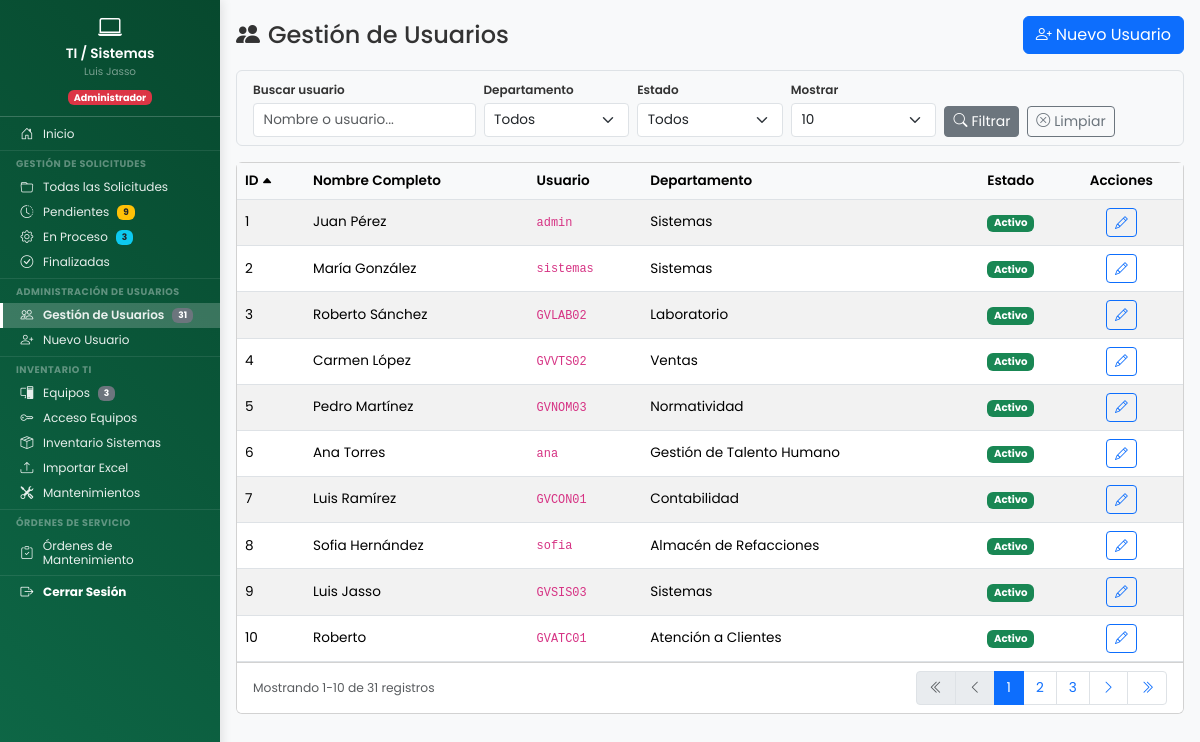
Page /dashboard/sistemas/gestion_usuarios/dashboard_usuarios.php (signed in) on the earlier database version.
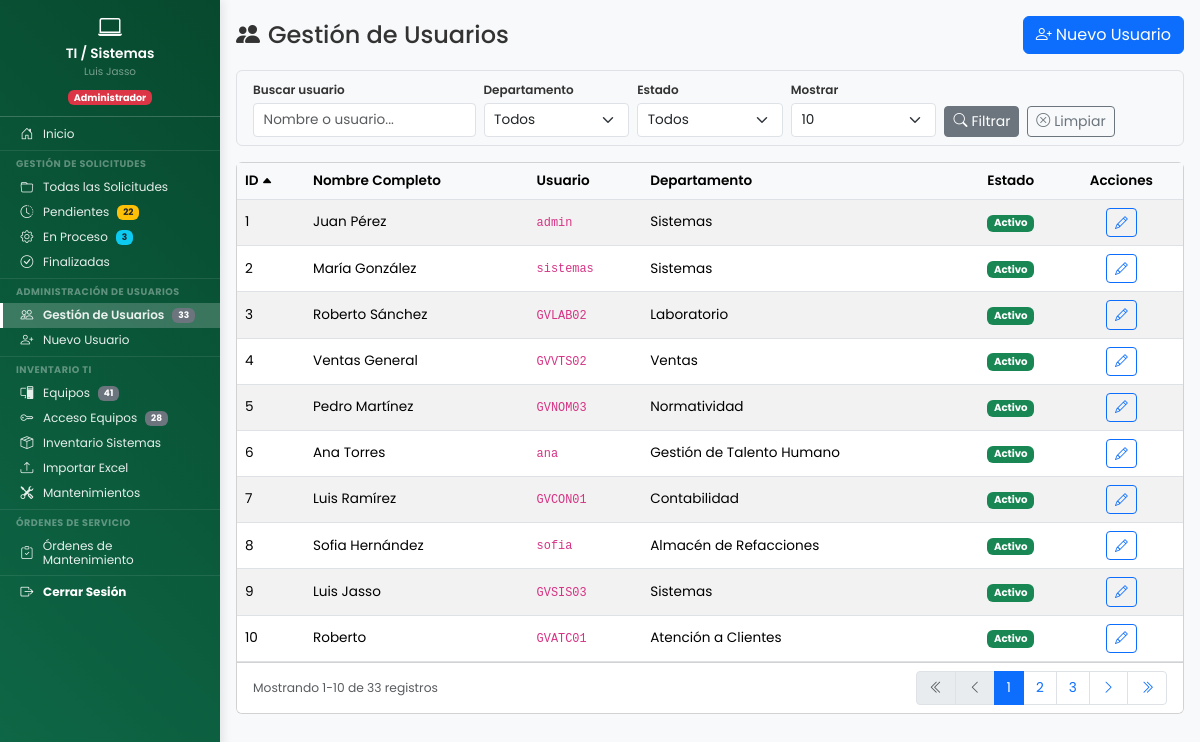
Same page on the later database version.
### tables this page shows
CREATE TABLE `usuarios` (
  `id` int(11) NOT NULL,
  `nombre_completo` varchar(150) NOT NULL,
  `no_nomina` varchar(20) DEFAULT NULL COMMENT 'Número de nómina del empleado',
  `puesto` varchar(100) DEFAULT NULL COMMENT 'Puesto del empleado',
  `fecha_ingreso` date DEFAULT NULL COMMENT 'Fecha de ingreso a la empresa',
  `periodo_pago` enum('quincenal','semanal') DEFAULT NULL COMMENT 'Periodo de pago del empleado',
  `empresa` enum('resimex','carganova') DEFAULT NULL COMMENT 'Empresa del empleado',
  `jornada` enum('lunes_viernes','lunes_sabado') DEFAULT 'lunes_sabado' COMMENT 'Tipo de jornada laboral',
  `usuario` varchar(50) NOT NULL,
  `password` varchar(255) NOT NULL,
  `departamento` varchar(100) NOT NULL,
  `departamento_id` int(11) DEFAULT NULL,
  `es_colaborativo` tinyint(1) NOT NULL DEFAULT 0,
  `activo` tinyint(1) NOT NULL DEFAULT 1,
  `es_admin_area` tinyint(1) DEFAULT 0 COMMENT 'Rol Administrativo/Jefe de área para Vacaciones (1=Sí, 0=No)',
  `fecha_registro` datetime NOT NULL DEFAULT current_timestamp(),
  `ultimo_acceso` datetime DEFAULT NULL,
  `created_by` int(11) DEFAULT NULL COMMENT 'ID del usuario que creó este registro',
  `updated_at` datetime DEFAULT NULL COMMENT 'Fecha y hora de última actualización',
  `updated_by` int(11) DEFAULT NULL COMMENT 'ID del usuario que realizó la última actualización'
);

CREATE TABLE `departamentos` (
  `id` int(11) NOT NULL,
  `codigo` varchar(50) NOT NULL COMMENT 'Código único (ej: mantenimiento, sistemas)',
  `nombre` varchar(100) NOT NULL COMMENT 'Nombre completo para mostrar',
  `activo` tinyint(1) DEFAULT 1,
  `fecha_creacion` timestamp NOT NULL DEFAULT current_timestamp()
);

### dashboard/sistemas/gestion_usuarios/dashboard_usuarios.php (the view, shortened to what the changed rows need)
<?php
$pdo = conectarDB();
$registros_por_pagina = isset($_GET['por_pagina']) ? (int)$_GET['por_pagina'] : 10;
$pagina_actual = isset($_GET['pagina']) ? (int)$_GET['pagina'] : 1;
$orden = isset($_GET['orden']) ? $_GET['orden'] : 'id';
$direccion = isset($_GET['dir']) ? $_GET['dir'] : 'ASC';
$registros_por_pagina = in_array($registros_por_pagina, [10, 25, 50]) ? $registros_por_pagina : 10;
$pagina_actual = max(1, $pagina_actual);
$orden = in_array($orden, ['id', 'nombre_completo', 'usuario', 'departamento']) ? $orden : 'id';
$direccion = in_array(strtoupper($direccion), ['ASC', 'DESC']) ? strtoupper($direccion) : 'ASC';
$offset = ($pagina_actual - 1) * $registros_por_pagina;
$where_conditions = [];
$params = [];
$where_sql = !empty($where_conditions) ? 'WHERE ' . implode(' AND ', $where_conditions) : '';
$sql_count = "SELECT COUNT(*) as total FROM usuarios u $where_sql";
$stmt_count = $pdo->prepare($sql_count);
$stmt_count->execute($params);
$total_registros = $stmt_count->fetch(PDO::FETCH_ASSOC)['total'];
$total_paginas = ceil($total_registros / $registros_por_pagina);
$sql = "SELECT
            u.id,
            u.nombre_completo,
            u.usuario,
            u.departamento,
            d.nombre AS departamento_nombre,
            u.activo,
            u.fecha_registro,
            u.ultimo_acceso
        FROM usuarios u
        LEFT JOIN departamentos d ON u.departamento_id = d.id
        $where_sql
        ORDER BY u.$orden $direccion
        LIMIT :limit OFFSET :offset";
$stmt = $pdo->prepare($sql);
$stmt->bindValue(':limit', $registros_por_pagina, PDO::PARAM_INT);
$stmt->bindValue(':offset', $offset, PDO::PARAM_INT);
$stmt->execute();
$usuarios = $stmt->fetchAll(PDO::FETCH_ASSOC);
function buildUrl($params_override = []) {
    $params = array_merge($_GET, $params_override);
    return '?' . http_build_query($params);
}
?>
<!DOCTYPE html>
<html lang="es">
<head>
    <link href="https://cdn.jsdelivr.net/npm/bootstrap@5.3.2/dist/css/bootstrap.min.css" rel="stylesheet">
    <link rel="stylesheet" href="https://cdn.jsdelivr.net/npm/bootstrap-icons@1.11.1/font/bootstrap-icons.css">
    <link rel="stylesheet" href="<?php echo URL_BASE; ?>assets/css/dashboard.css">
    <link rel="stylesheet" href="<?php echo URL_BASE; ?>assets/css/formularios.css">
    <link rel="stylesheet" href="<?php echo URL_BASE; ?>assets/css/base/variables.css">
    <link rel="stylesheet" href="<?php echo URL_BASE; ?>assets/css/components/sidebar.css">
    <link rel="stylesheet" href="<?php echo URL_BASE; ?>assets/css/components/hamburger.css">
    <link rel="stylesheet" href="<?php echo URL_BASE; ?>assets/css/layouts/dashboard-layout.css">
    <link rel="stylesheet" href="<?php echo URL_BASE; ?>assets/css/utilities/responsive.css">
</head>
<body>
    <div class="dashboard-container">
        <?php include __DIR__ . '/../../../includes/sidebar/sidebar_ti.php'; ?>
        <main class="main-content">
            <div class="content-wrapper">
                <div class="card">
                    <div class="card-body p-0">
                        <div class="table-responsive">
                            <table class="table table-hover table-striped mb-0">
                                <thead>
                                    <tr>
                                        <?php
                                        $columnas = [
                                            'id' => 'ID',
                                            'nombre_completo' => 'Nombre Completo',
                                            'usuario' => 'Usuario',
                                            'departamento' => 'Departamento'
                                        ];
                                        foreach ($columnas as $col => $label):
                                            $nueva_dir = ($orden === $col && $direccion === 'ASC') ? 'DESC' : 'ASC';
                                            $icono = '';
                                            if ($orden === $col) {
                                                $icono = $direccion === 'ASC' ? '<i class="bi bi-caret-up-fill sort-icon"></i>' : '<i class="bi bi-caret-down-fill sort-icon"></i>';
                                            }
                                        ?>
                                            <th class="th-sortable" onclick="window.location='<?php echo buildUrl(['orden' => $col, 'dir' => $nueva_dir, 'pagina' => 1]); ?>'">
                                                <?php echo $label . $icono; ?>
                                            </th>
                                        <?php endforeach; ?>
                                        <th class="text-center">Estado</th>
                                        <th class="text-center">Acciones</th>
                                    </tr>
                                </thead>
                                <tbody>
                                    <?php if (count($usuarios) > 0): ?>
                                        <?php foreach ($usuarios as $usuario): ?>
                                            <tr>
                                                <td><?php echo $usuario['id']; ?></td>
                                                <td><?php echo htmlspecialchars($usuario['nombre_completo']); ?></td>
                                                <td><code><?php echo htmlspecialchars($usuario['usuario']); ?></code></td>
                                                <td><?php echo htmlspecialchars($usuario['departamento_nombre'] ?? $usuario['departamento']); ?></td>
                                                <td class="text-center">
                                                    <?php if ($usuario['activo']): ?>
                                                        <span class="badge badge-activo">Activo</span>
                                                    <?php else: ?>
                                                        <span class="badge badge-inactivo">Inactivo</span>
                                                    <?php endif; ?>
                                                </td>
                                                <td class="text-center">
                                                    <a href="<?php echo URL_BASE; ?>dashboard/sistemas/gestion_usuarios/editar_usuario.php?id=<?php echo $usuario['id']; ?>"
                                                       class="btn btn-sm btn-outline-primary btn-accion" title="Editar">
                                                        <i class="bi bi-pencil"></i>
                                                    </a>
                                                </td>
                                            </tr>
                                        <?php endforeach; ?>
                                    <?php endif; ?>
                                </tbody>
                            </table>
                        </div>
                    </div>
                    <?php if ($total_paginas > 1): ?>
                        <div class="card-footer bg-white">
                            <div class="d-flex justify-content-between align-items-center">
                                <small class="text-muted">
                                    Mostrando <?php echo $offset + 1; ?>-<?php echo min($offset + $registros_por_pagina, $total_registros); ?>
                                    de <?php echo $total_registros; ?> registros
                                </small>
                                <nav>
                                    <ul class="pagination pagination-sm mb-0">
                                        <li class="page-item <?php echo $pagina_actual <= 1 ? 'disabled' : ''; ?>">
                                            <a class="page-link" href="<?php echo buildUrl(['pagina' => 1]); ?>">
                                                <i class="bi bi-chevron-double-left"></i>
                                            </a>
                                        </li>
                                        <li class="page-item <?php echo $pagina_actual <= 1 ? 'disabled' : ''; ?>">
                                            <a class="page-link" href="<?php echo buildUrl(['pagina' => $pagina_actual - 1]); ?>">
                                                <i class="bi bi-chevron-left"></i>
                                            </a>
                                        </li>
                                        <?php
                                        $rango = 2;
                                        $inicio = max(1, $pagina_actual - $rango);
                                        $fin = min($total_paginas, $pagina_actual + $rango);
                                        for ($i = $inicio; $i <= $fin; $i++):
                                        ?>
                                            <li class="page-item <?php echo $i == $pagina_actual ? 'active' : ''; ?>">
                                                <a class="page-link" href="<?php echo buildUrl(['pagina' => $i]); ?>"><?php echo $i; ?></a>
                                            </li>
                                        <?php endfor; ?>
                                        <li class="page-item <?php echo $pagina_actual >= $total_paginas ? 'disabled' : ''; ?>">
                                            <a class="page-link" href="<?php echo buildUrl(['pagina' => $pagina_actual + 1]); ?>">
                                                <i class="bi bi-chevron-right"></i>
                                            </a>
                                        </li>
                                        <li class="page-item <?php echo $pagina_actual >= $total_paginas ? 'disabled' : ''; ?>">
                                            <a class="page-link" href="<?php echo buildUrl(['pagina' => $total_paginas]); ?>">
                                                <i class="bi bi-chevron-double-right"></i>
                                            </a>
                                        </li>
                                    </ul>
                                </nav>
                            </div>
                        </div>
                    <?php endif; ?>
                </div>
            </div>
        </main>
    </div>
</body>
</html>

### includes/sidebar/sidebar_ti.php (shortened to what the changed rows need)
<?php
$current_page = basename($_SERVER['PHP_SELF']);
$filtro_estado_actual = $_GET['estado'] ?? '';
try {
    $stmt = $pdo->query("
        SELECT
            SUM(CASE WHEN estado = 'pendiente' THEN 1 ELSE 0 END) as pendientes,
            SUM(CASE WHEN estado = 'en_proceso' THEN 1 ELSE 0 END) as en_proceso
        FROM solicitudes_atencion
    ");
    $stats_sidebar = $stmt->fetch();
    $stmt_usuarios = $pdo->query("SELECT COUNT(*) as total FROM usuarios");
    $total_usuarios = $stmt_usuarios->fetch(PDO::FETCH_ASSOC)['total'] ?? 0;
    $stmt_equipos = $pdo->query("SELECT COUNT(*) as total FROM inventario_equipos WHERE estado != 'dado_de_baja'");
    $total_equipos = $stmt_equipos->fetch(PDO::FETCH_ASSOC)['total'] ?? 0;
    $stmt_acceso = $pdo->query("SELECT COUNT(*) as total FROM acceso_equipos WHERE estado = 'activo'");
    $total_acceso = $stmt_acceso->fetch(PDO::FETCH_ASSOC)['total'] ?? 0;
} catch (Exception $e) {
    $stats_sidebar = ['pendientes' => 0, 'en_proceso' => 0];
    $ordenes_pendientes_validar = 0;
    $total_usuarios = 0;
    $total_equipos = 0;
    $mant_pendientes = 0;
    $total_acceso = 0;
}
?>
<aside class="sidebar" id="sidebar">
    <nav class="sidebar-nav">
        <ul class="nav flex-column">
            <li class="nav-item">
                <a class="nav-link <?php echo ($current_page == 'gestion_solicitudes.php' && $filtro_estado_actual == 'pendiente') ? 'active' : ''; ?>"
                   href="<?php echo URL_BASE; ?>ti_sistemas/gestion_solicitudes.php?estado=pendiente">
                    <i class="bi bi-clock-history"></i> Pendientes
                    <?php if ($stats_sidebar['pendientes'] > 0): ?>
                    <span class="badge bg-warning text-dark ms-2"><?php echo $stats_sidebar['pendientes']; ?></span>
                    <?php endif; ?>
                </a>
            </li>
            <li class="nav-item">
                <a class="nav-link <?php echo $current_page == 'dashboard_usuarios.php' ? 'active' : ''; ?>"
                   href="<?php echo URL_BASE; ?>dashboard/sistemas/gestion_usuarios/dashboard_usuarios.php">
                    <i class="bi bi-people"></i> Gesti&oacute;n de Usuarios
                    <?php if ($total_usuarios > 0): ?>
                    <span class="badge bg-secondary ms-2"><?php echo $total_usuarios; ?></span>
                    <?php endif; ?>
                </a>
            </li>
            <li class="nav-item">
                <a class="nav-link <?php echo $current_page == 'inventario.php' ? 'active' : ''; ?>"
                   href="<?php echo URL_BASE; ?>dashboard/sistemas/ti_sistemas/inventario.php">
                    <i class="bi bi-pc-display"></i> Equipos
                    <?php if ($total_equipos > 0): ?>
                    <span class="badge bg-secondary ms-2"><?php echo $total_equipos; ?></span>
                    <?php endif; ?>
                </a>
            </li>
            <li class="nav-item">
                <a class="nav-link <?php echo $current_page == 'acceso_equipos.php' ? 'active' : ''; ?>"
                   href="<?php echo URL_BASE; ?>dashboard/sistemas/ti_sistemas/acceso_equipos.php">
                    <i class="bi bi-key"></i> Acceso Equipos
                    <?php if ($total_acceso > 0): ?>
                    <span class="badge bg-secondary ms-2"><?php echo $total_acceso; ?></span>
                    <?php endif; ?>
                </a>
            </li>
        </ul>
    </nav>
</aside>

Differences in the rows shown:
changed usuarios "GVVTS02": nombre_completo "Carmen López" → "Ventas General"
Other differences:
$stats_sidebar['pendientes']: "9" → "22"
$total_usuarios: "31" → "33"
$total_equipos: "3" → "41"
$total_acceso: (not shown) → "28"
$total_registros: "31" → "33"
